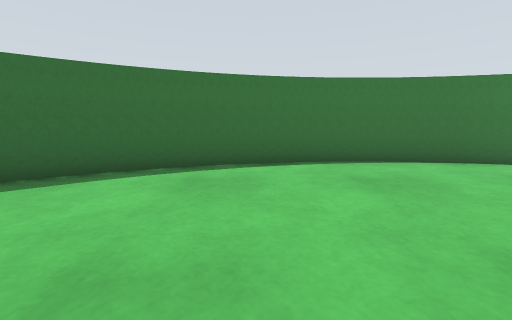
View 1 (above)

15 first-person views from a walk through a world built for the Gazebo simulator. The camera is 0.11 m above the floor, tilts 8° down and sees 90° across. The floor is counted in squares, 0.1 m on a side. Each view is taken from the middle of a square. On the plan, view 1 faces up. The plan holds only what a view shows up to about 11 squares ahead; the rest is blank.

View 2
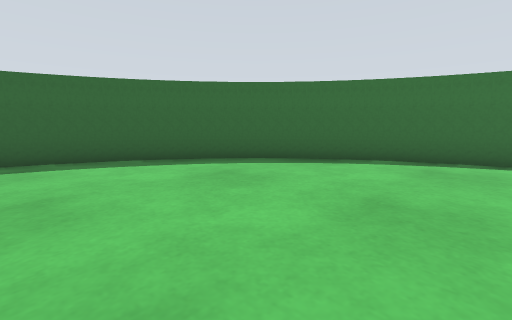

View 3
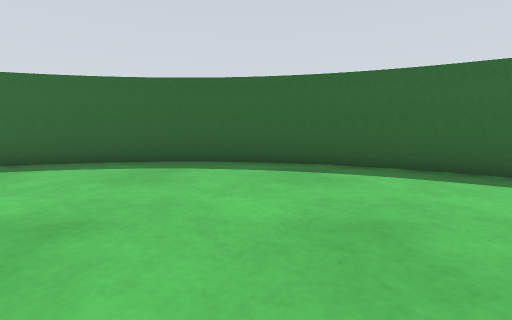

View 4
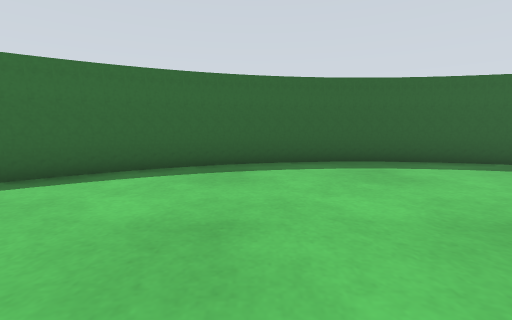

View 5
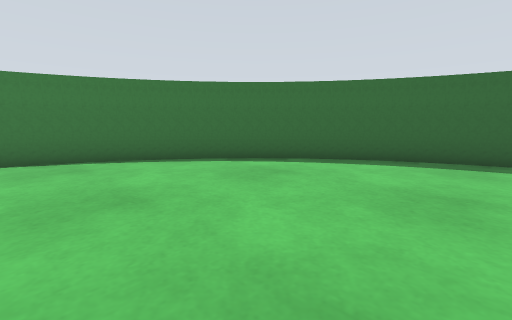

View 6
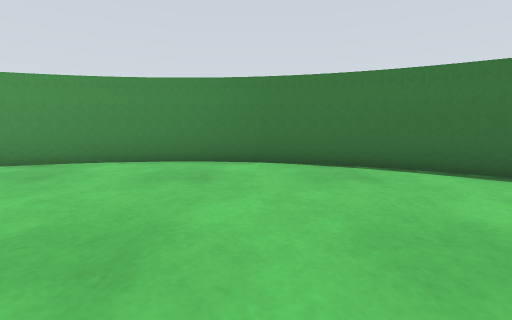

View 7
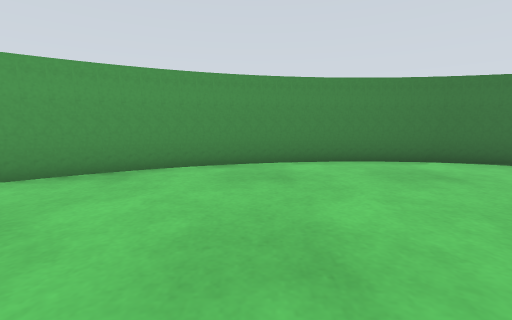

View 8
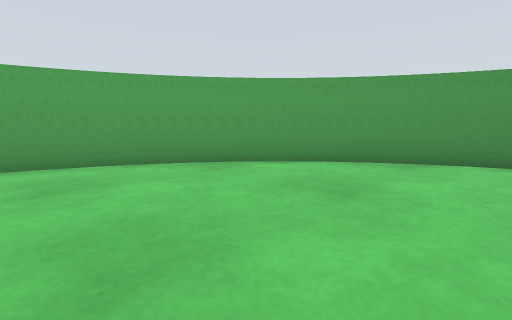

View 9
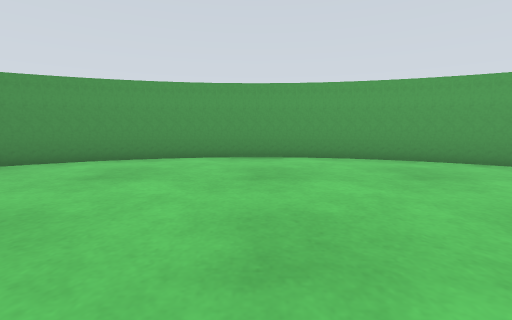

View 10
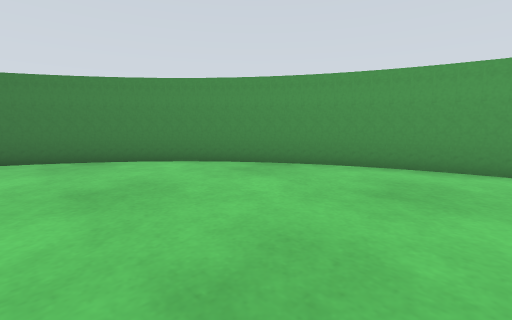

View 11
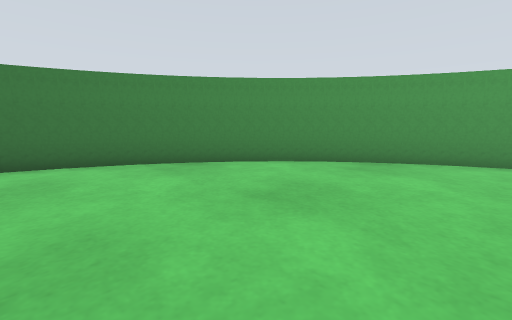

View 12
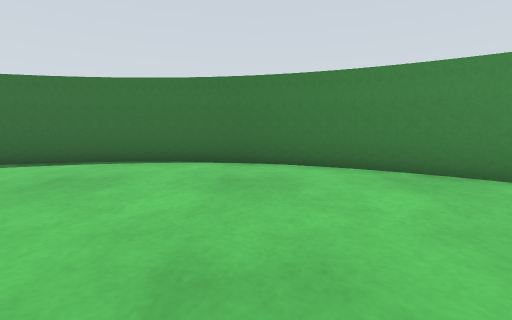

View 13
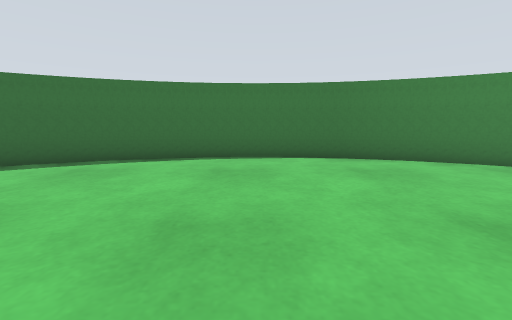

View 14
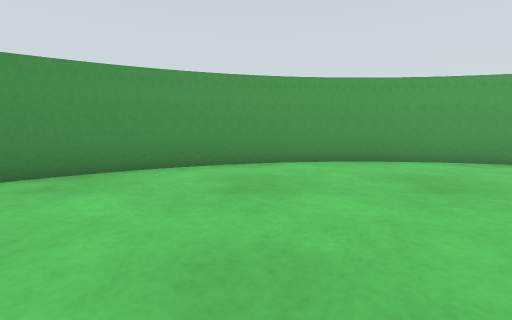

View 15
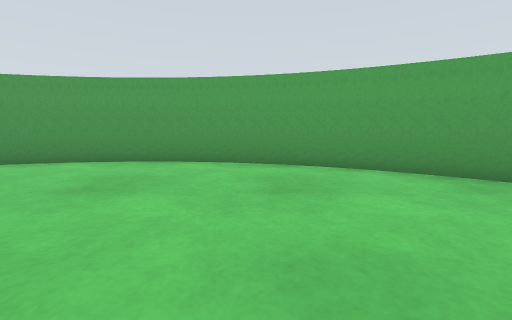

### Floor plan
Points are (right, up) in squares from view 1. A wall is a line through its corners. A room is listed if a view was taken in it or the views show most of it. See-through windows are left out.
Room 1 (views 1, 2, 3, 4, 5, 6, 7, 8, 9, 10, 11, 12, 13, 14, 15)
walls: (-9.4, -3.8) (-9.5, -5.3); (4.2, 7.4) (2.8, 7.5); (5.6, 7.2) (4.1, 7.5); (15.2, -7.6) (15.5, -6.2); (14.2, -10.5) (14.6, -9.6); (15.4, -6.4) (15.5, -5) (15.5, -4.5); (-6.5, 3.1) (-6.8, 2.7); (-4.2, 5.2) (-5.4, 4.3); (13.2, 2.2) (12.1, 3.7); (0.8, 7.3) (-1.4, 6.8); (-9.5, -5.1) (-9.5, -5.6) (-9.3, -6.9); (-8.5, -0.1) (-8.7, -0.7); (-1.4, -16.7) (0.8, -17.3); (2.9, 7.5) (2, 7.5); (3.2, -17.5) (3.8, -17.5); (15.4, -3.4) (15, -1.5); (15.5, -4.6) (15.4, -3.3); (0.7, -17.3) (2.1, -17.5); (-9.1, -8.2) (-8.4, -10.3); (14.6, -9.7) (15.3, -7.6); (-5.7, -14) (-4.7, -14.9); (3.7, -17.5) (5.1, -17.3); (11.6, 4.1) (10.1, 5.3); (8.6, -16.2) (9.9, -15.4); (8.4, 6.3) (7.5, 6.7); (-4.8, -14.8) (-2.8, -16.1); (-1.2, 6.8) (-2.6, 6.2); (12.2, 3.5) (11.4, 4.2); (-9.4, -6.8) (-9.1, -8.3); (-8.4, -10.2) (-8.2, -10.6); (-3, -16) (-1.6, -16.7); (8.2, -16.4) (8.8, -16.1); (-9.3, -2.6) (-9.5, -4); (-6.3, -13.4) (-5.6, -14.1); (2.1, 7.5) (0.7, 7.3); (11.4, -14.3) (12.5, -13.2); (-8.7, -0.5) (-9.3, -2.7); (-5.3, 4.4) (-6.6, 3.1); (9.7, -15.6) (11.5, -14.2); (12.4, -13.3) (13.2, -12.2); (6.3, -17.1) (8.4, -16.3); (15.1, -1.7) (14.3, 0.4) (13.2, 2.3); (10.3, 5.2) (8.2, 6.4); (13.2, -12.3) (14.3, -10.4); (1.9, -17.5) (3.4, -17.5); (-1.8, -16.6) (-1.3, -16.7); (5, -17.4) (6.3, -17); (-8.3, -10.5) (-7.5, -11.8); (-2.5, 6.3) (-4.4, 5.1); (-7.7, -11.6) (-6.2, -13.5); (7.6, 6.7) (5.4, 7.3); (-6.8, 2.9) (-8, 1) (-8.6, -0.2)

Where each view was taken, in squares from view 1:
view 1: 0 up, 0 right, facing up
view 2: 2 down, 0 right, facing up-left
view 3: 3 down, 2 left, facing left
view 4: 8 down, 2 left, facing left
view 5: 8 down, 0 right, facing down-left
view 6: 10 down, 1 right, facing down
view 7: 10 down, 6 right, facing down
view 8: 8 down, 7 right, facing down-right
view 9: 5 down, 7 right, facing right
view 10: 3 down, 8 right, facing up-right
view 11: 1 down, 6 right, facing up-right
view 12: 0 up, 6 right, facing up
view 13: 1 down, 3 right, facing up
view 14: 2 down, 8 right, facing right
view 15: 8 down, 8 right, facing right
